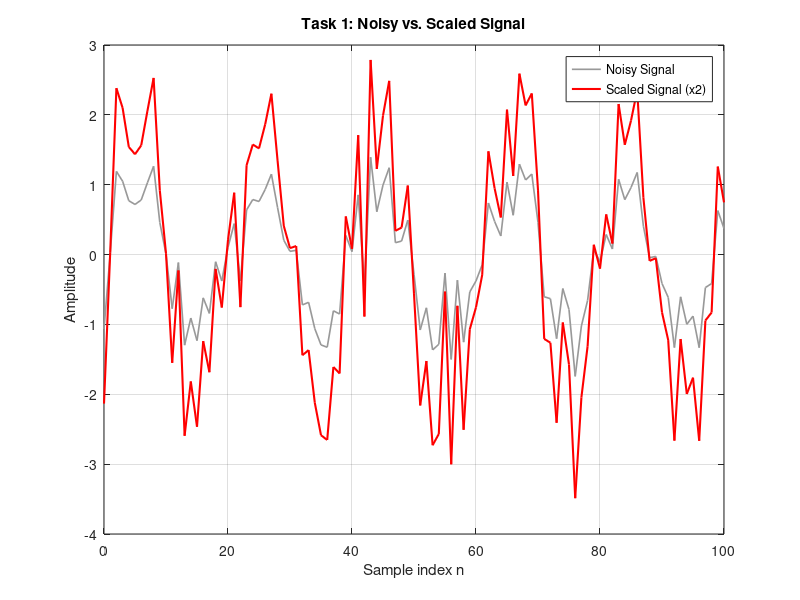
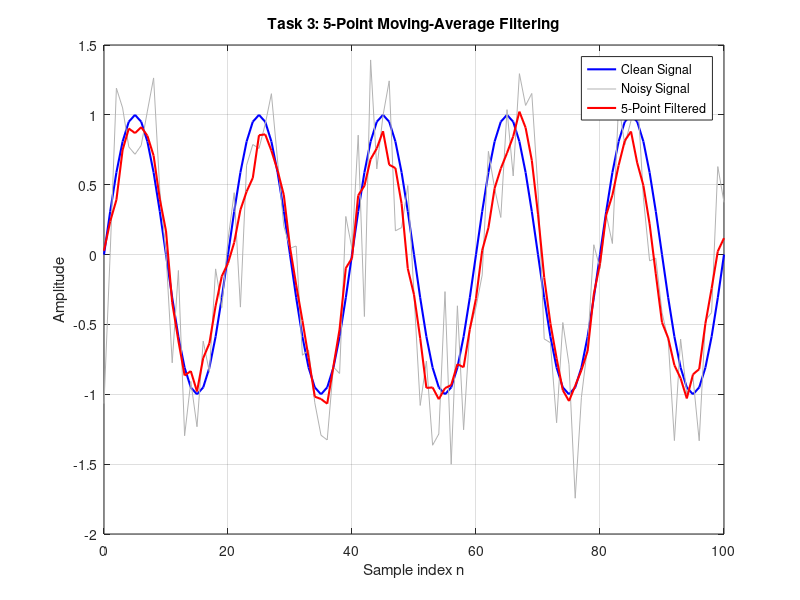
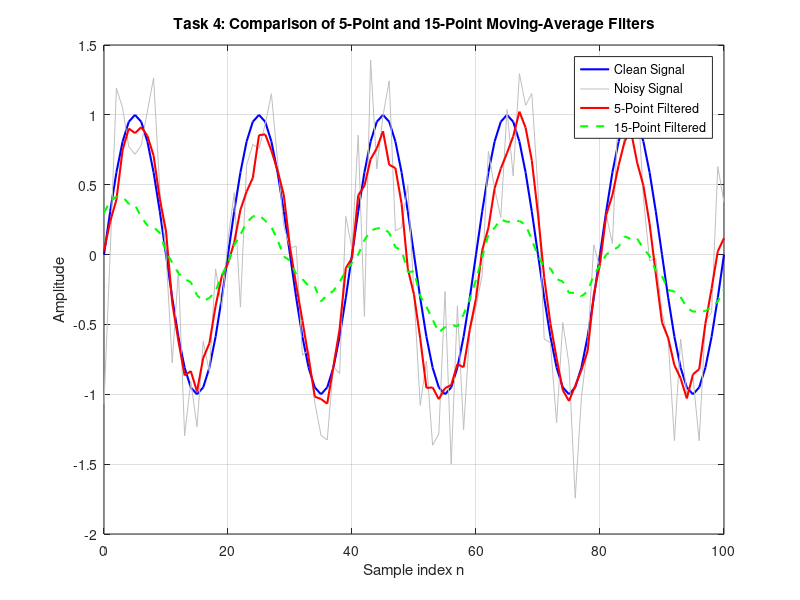
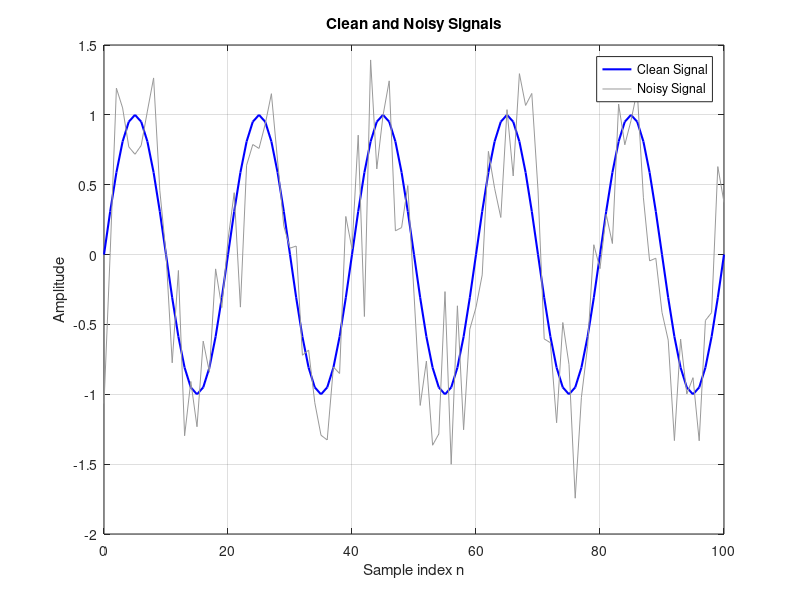

Write MATLAB code to recreate these figures, in order.
clear;
close all;
clc;

% Use the same random noise each time
rng(1);

%% Base Signal Setup
n = 0:100;
clean = sin(0.1*pi*n);

noise = 0.4*randn(size(n));
measured = clean + noise;

% Display the initial clean and noisy signals
figure('Name', 'Clean and Noisy Signals');
plot(n, clean, 'b', 'LineWidth', 1.5);
hold on;
plot(n, measured, 'Color', [0.6 0.6 0.6]);
grid on;
xlabel('Sample index n');
ylabel('Amplitude');
title('Clean and Noisy Signals');
legend('Clean Signal', 'Noisy Signal');

%% Task 1: Amplitude Scaling
scaled = 2 * measured;

figure('Name', 'Task 1: Amplitude Scaling');
plot(n, measured, 'Color', [0.6 0.6 0.6], 'LineWidth', 1.2);
hold on;
plot(n, scaled, 'r', 'LineWidth', 1.5);
grid on;
xlabel('Sample index n');
ylabel('Amplitude');
title('Task 1: Noisy vs. Scaled Signal');
legend('Noisy Signal', 'Scaled Signal (x2)');

% Save Task 1 plot
saveas(gcf, 'signal_operations.png');

%% Task 2: Signal Delay
delay = 5;

% Prepend zeros to delay the signal by 5 samples
delayed = [zeros(1, delay), measured];

% Create sample index vectors for plotting
n_measured = 0:length(measured)-1;
n_delayed = 0:length(delayed)-1;

figure('Name', 'Task 2: Signal Delay');
plot(n_measured, measured, 'Color', [0.6 0.6 0.6], 'LineWidth', 1.2);
hold on;
plot(n_delayed, delayed, 'm--', 'LineWidth', 1.5);
grid on;
xlabel('Sample index n');
ylabel('Amplitude');
title('Task 2: Signal Delay by 5 Samples');
legend('Original Noisy Signal', 'Delayed Signal');

%% Task 3: Five-Point Moving-Average Filter
h5 = ones(1,5)/5;

filtered5 = conv(measured, h5, 'same');

figure('Name', 'Task 3: Five-Point Moving-Average Filter');
plot(n, clean, 'b', 'LineWidth', 1.5);
hold on;
plot(n, measured, 'Color', [0.7 0.7 0.7]);
plot(n, filtered5, 'r', 'LineWidth', 1.5);
grid on;
xlabel('Sample index n');
ylabel('Amplitude');
title('Task 3: 5-Point Moving-Average Filtering');
legend('Clean Signal', 'Noisy Signal', '5-Point Filtered');

% Save Task 3 plot
saveas(gcf, 'noise_filtering.png');

%% Task 4: Compare Two Filter Lengths
h15 = ones(1,15)/15;

filtered15 = conv(measured, h15, 'same');

figure('Name', 'Task 4: Filter Comparison');
plot(n, clean, 'b', 'LineWidth', 1.5);
hold on;
plot(n, measured, 'Color', [0.75 0.75 0.75]);
plot(n, filtered5, 'r', 'LineWidth', 1.5);
plot(n, filtered15, 'g--', 'LineWidth', 1.5);
grid on;
xlabel('Sample index n');
ylabel('Amplitude');
title('Task 4: Comparison of 5-Point and 15-Point Moving-Average Filters');
legend('Clean Signal', 'Noisy Signal', '5-Point Filtered', '15-Point Filtered');

% Save Task 4 plot
saveas(gcf, 'filter_comparison.png');
